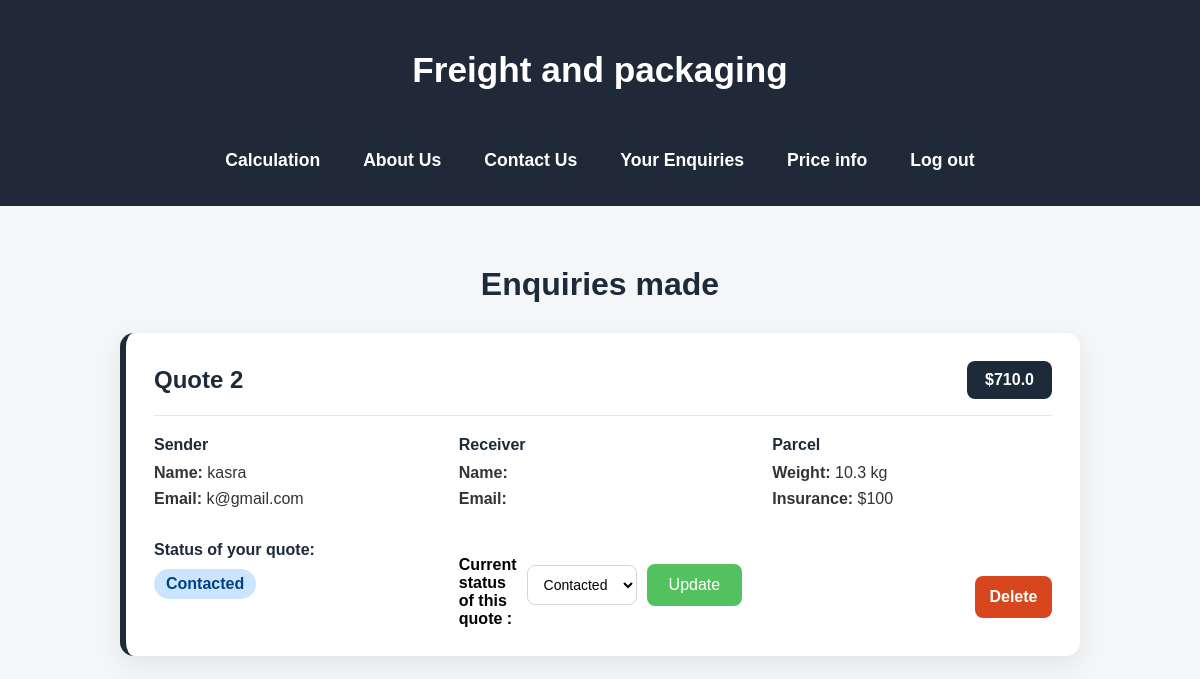
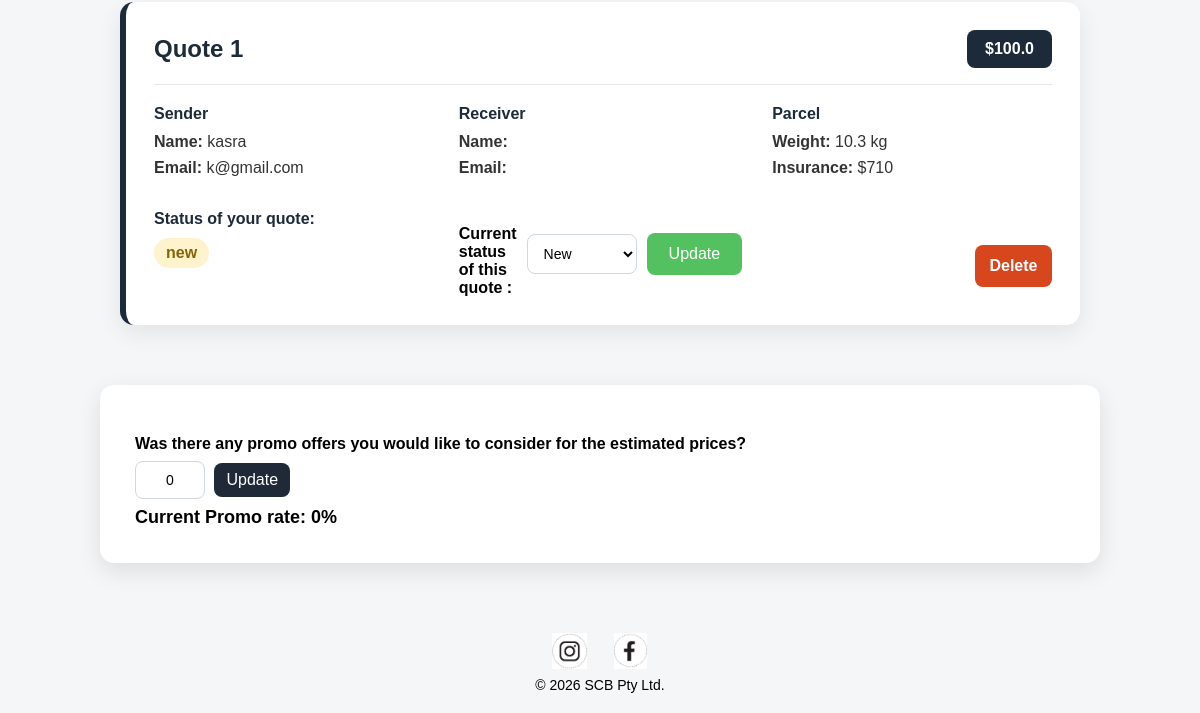
The app's page /admin/dashboard (signed in), older data (2 pictures, top to bottom).
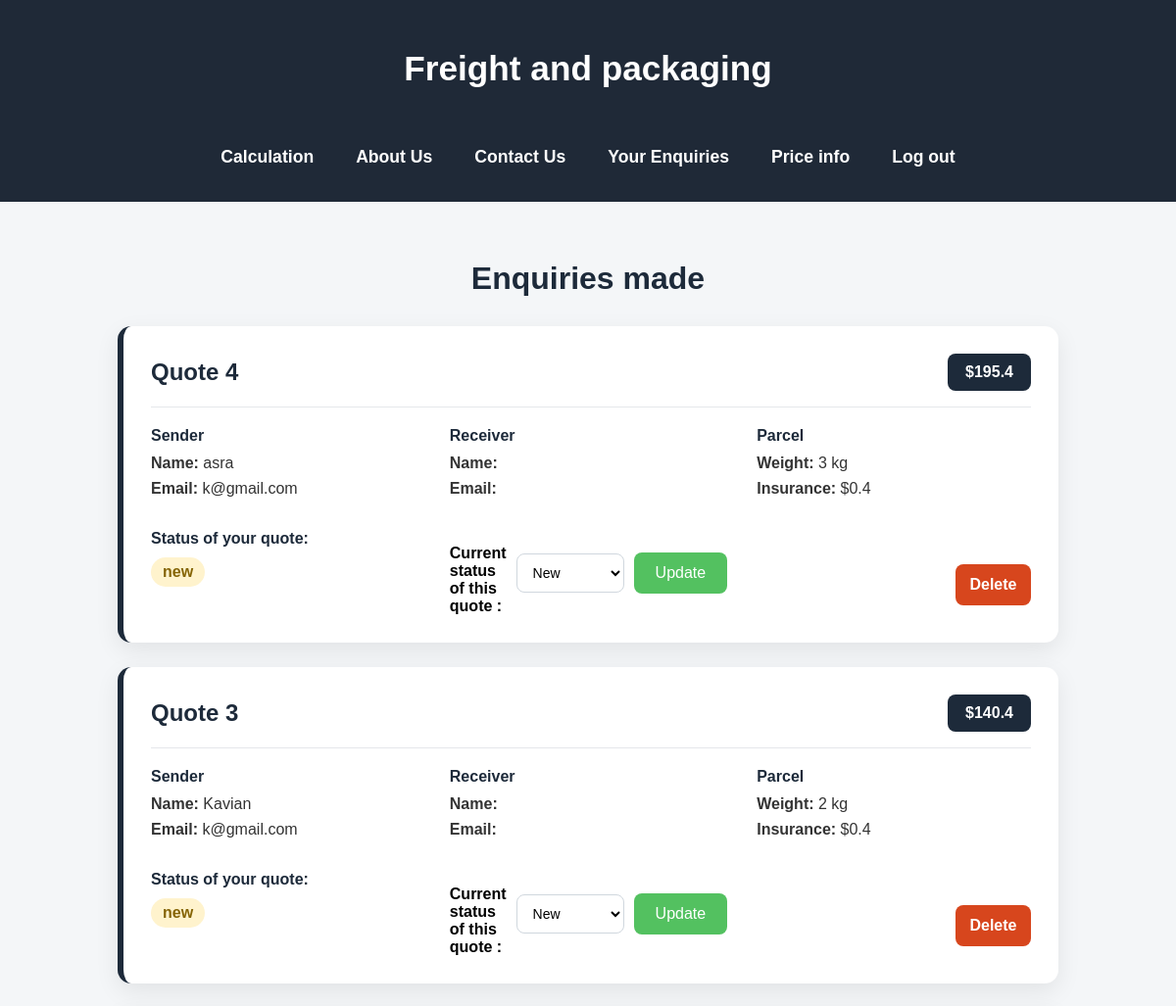
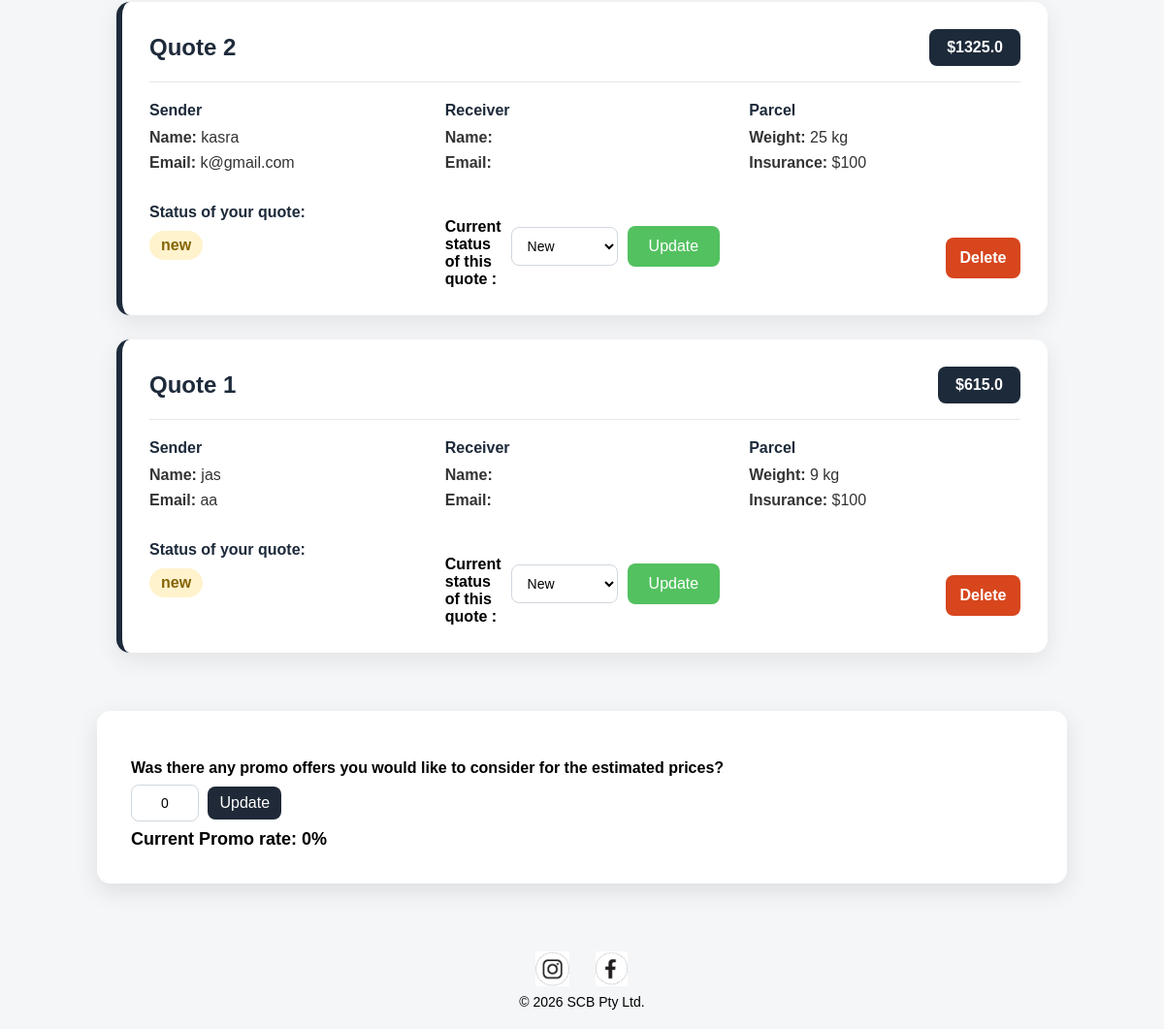
The same page, newer data (2 pictures, top to bottom).
### tables this page shows
CREATE TABLE enquiries (
        id INTEGER PRIMARY KEY AUTOINCREMENT,

        sender_name TEXT,
        sender_email TEXT,
        sender_phone TEXT,
        

        receiver_name TEXT,
        receiver_email TEXT,
        receiver_phone TEXT,
        receiver_address TEXT,

        insurance_price INTEGER,

        weight INTEGER,
        value INTEGER,
        medications INTEGER,
        makeups INTEGER, 
        electronics INTEGER,


        total_price REAL,
        promo INTEGER,
        status TEXT DEFAULT 'new'
    );

### app.py (the view)
@app.route("/admin/dashboard", methods = ["GET"])
def admin_dashboard():
    if not session.get("admin_logged_in"):
        return redirect(url_for("admin_dashboard"))
    all_enquiries = load_enquiries()
    settings = load_settings()
    return render_template("admin.html", enquiries= all_enquiries, promo_rate = settings["promo"])

### app.py (called while the page is built)
def load_settings():
    if not os.path.exists(SETTING_FILE):
        return {"promo" : 0}
    with open(SETTING_FILE, "r") as setfile:
         return json.load(setfile)

def get_connection():
    return sqlite3.connect(DB_FILE)

def load_enquiries():
    connection = get_connection()
    connection.row_factory = sqlite3.Row
    query = """
    SELECT *
    FROM enquiries
    ORDER BY id DESC
    """
    rows = connection.execute(query).fetchall()
    connection.close()
    return [dict(row) for row in rows]

### Templates/admin.html (shortened to what this page needs)
<head>
    <link rel="stylesheet" href="{{ url_for('static', filename='style.css') }}">
</head>
<body>
    <header>
    <nav class="navbar">
    <h1 class="logo">Freight and packaging</h1>
    <ul class="nav-links">
       <li><a href="{{ url_for('home') }}">Calculation</a></li>
       <li><a href="{{ url_for('about') }}">About Us</a></li>
       <li><a href="{{ url_for('contact') }}">Contact Us</a></li>
       <li><a href="{{ url_for('enquiries') }}">Your Enquiries</a></li>
       <li><a href="{{ url_for('info') }}">Price info</a></li>
       <a href="{{ url_for('admin_logout') }}">Log out</a>
   </ul>
   </nav>
</header>
{% if enquiries %}
<section class="enquiries-section">
    <h2>Enquiries made</h2>
    {% for enquiry in enquiries %}
    <div class="enquiry-card">
        <div class="card-header">
            <h3>Quote {{ loop.revindex }}</h3>
            <span>${{ enquiry.total_price }}</span>
        </div>
        <div class="enquiry-grid">
            <div>
                <h4>Sender</h4>
                <p><strong>Name:</strong> {{ enquiry.sender_name }}</p>
                <p><strong>Email:</strong> {{ enquiry.sender_email }}</p>
            </div>
            <div>
                <h4>Receiver</h4>
                <p><strong>Name:</strong> {{ enquiry.receiver_name }}</p>
                <p><strong>Email:</strong> {{ enquiry.receiver_email }}</p>
            </div>
            <div>
                <h4>Parcel</h4>
                <p><strong>Weight:</strong> {{ enquiry.weight }} kg</p>
                <p><strong>Insurance:</strong> ${{ enquiry.insurance_price }}</p>
            </div>
            <div>
                <h4>Status of your quote:</h4>
                <p class="status-badge {{ enquiry.status|lower }}">
                  {{ enquiry.status }}
                </p>
            </div>
           <form action="/update_status/{{ enquiry.id }}" method="POST" class = "status-form">
               <label> Current status of this quote :</label>
               <select name="status" class="status-select">
                   <option value="New" {% if enquiry.status == "New" %}selected{% endif %}>New</option>
                   <option value="Contacted" {% if enquiry.status == "Contacted" %}selected{% endif %}>Contacted</option>
               </select>
                <button type ="submit" class="submit-btn">Update</button>
           </form>
        <form action="/delete_enquiry/{{ enquiry.id }}" method="POST">
          <button type="submit" class="delete-btn">Delete</button>
        </form>
    </div>
</div>
    {% endfor %}
</section>
{% endif %}
    <form class = "promo-box" method="POST" action="/update_promo" id="promorate">
     <label>Was there any promo offers you would like to consider for the estimated prices?</label>
       <input class="promo-rate" name="promo" id="promo-rate" type="text" value = "{{ promo_rate }}">
        <button type="submit">Update</button>
        <h5 class ="promo-header">Current Promo rate: {{ promo_rate}}% </h5>
    </form>
</body>
<footer class="footer-content">
    <div class="social-links">
        <a href="https://www.instagram.com/p/DY8IT-4Go0_/" target="_blank">
            <img src="{{ url_for('static', filename='instagram.png') }}" alt="instagram-link">
        </a>
        <a href="https://www.facebook.com/p/Southern-Cross-Beam-Pty-Ltd-61577005209085/" target="_blank">
            <img src="{{ url_for('static', filename='facebook.png') }}" alt="facebook-link">
        </a>
    </div>
    <p>© 2026 SCB Pty Ltd.</p>
</footer>
</body>
</html>

### static/style.css (style rules this page uses)
* { margin:0; padding:0; box-sizing:border-box; }
.navbar { background-color:#1f2937; padding:25px 50px; }
.nav-links { display:flex; justify-content:center; align-items:center; gap:50px; list-style:none; }
.nav-links a { text-decoration:none; color:white; font-size: 1.1rem; font-weight:600; padding:12px 18px; border-radius:8px; transition:0.3s; }
.navbar { display:flex; justify-content:space-between; align-items:center; background-color:#1f2937; padding:25px 60px; }
.logo { color:white; font-size:2rem; }
body { margin: 0; font-family: Arial, sans-serif; background: #f4f6f8; }
header h1 { text-align: center; padding: 25px; font-size: 2.2rem; }
form { max-width: 1000px; margin: 40px auto; background: white; padding: 35px; border-radius: 14px; box-shadow: 0 8px 25px rgba(0,0,0,0.1); }
label { display: block; margin-top: 15px; font-weight: bold; }
input { width: 100%; padding: 13px; margin-top: 6px; border: 1px solid #ccc; border-radius: 8px; font-size: 1rem; }
button { padding: 12px 22px; border: none; border-radius: 8px; background: #1f2937; color: white; font-size: 1rem; cursor: pointer; margin: 10px 5px 10px 0; }
.submit-btn { background-color:rgb(83, 193, 96) }
.footer-content { width: 100%; text-align: center; margin-top: 50px; padding: 20px 0; }
.social-links { display: flex; justify-content: center; align-items: center; gap: 25px; margin-bottom: 8px; }
.social-links a { display: flex; justify-content: center; align-items: center; }
.social-links img { width: 36px; height: 36px; object-fit: contain; display: block; }
.footer-content p { margin: 0; font-size: 14px; text-align: center; }
.enquiries-section { width: 80%; margin: 60px auto; }
.enquiries-section h2 { text-align: center; color: #1d2a3a; font-size: 32px; margin-bottom: 30px; }
.enquiry-card { background: #ffffff; border-radius: 14px; padding: 28px; margin-bottom: 25px; box-shadow: 0 8px 25px rgba(0, 0, 0, 0.08); border-left: 6px solid #1d2a3a; }
.card-header { display: flex; justify-content: space-between; align-items: center; border-bottom: 1px solid #e5e7eb; padding-bottom: 16px; margin-bottom: 20px; }
.card-header h3 { color: #1d2a3a; font-size: 24px; }
.card-header span { background: #1d2a3a; color: white; padding: 10px 18px; border-radius: 8px; font-weight: 700; }
.enquiry-grid { display: grid; grid-template-columns: repeat(3, 1fr); gap: 25px; }
.enquiry-grid form:last-child { grid-column: 3; justify-self: end; align-self: end; background: transparent; box-shadow: none; padding: 0; margin: 0; width: auto; }
.enquiry-grid h4 { color: #1d2a3a; margin-bottom: 10px; }
.enquiry-grid p { color: #333; margin-bottom: 8px; }
.status-badge { display: inline-block; padding: 6px 12px; border-radius: 20px; font-weight: bold; }
.status-badge.new { background-color: #fff3cd; color: #856404; }
.promo-box { margin-top: 15px; }
.promo-rate { width: 70px; padding: 8px; border: 1px solid #888; border-radius: 5px; font-size: 14px; text-align: center; }
.promo-box button { padding: 8px 12px; margin-left: 5px; }
.promo-header { font-size: 18px; font-weight: bold }
.status-form { grid-column: 2; grid-row: 2; justify-self: start; align-self: start; display: flex; align-items: center; gap: 10px; margin: 0; padding: 0; width: auto; background: transparent; box-shadow: none; }
.status-select, .promo-rate { padding: 10px 12px; border: 1px solid #d0d7de; border-radius: 8px; font-size: 14px; background: white; }
.navbar { display: flex; flex-wrap: wrap; justify-content: center; align-items: center; gap: 25px; padding: 25px 5%; }
.logo { font-size: clamp(1.5rem, 4vw, 2.2rem); text-align: center; }
.nav-links { display: flex; flex-wrap: wrap; justify-content: center; align-items: center; gap: 15px; }
.nav-links a { font-size: clamp(0.9rem, 2vw, 1.1rem); padding: 10px 14px; text-align: center; }
.delete-btn { width: 100%; margin-top: 14px; padding: 12px; border: none; border-radius: 8px; background: #d7461d; color: rgb(255, 255, 255); font-weight: 700; cursor: pointer; }

Row changes from the older to the newer data that the page shows:
removed enquiries: total_price "710.0", sender_name "kasra", sender_email "k@gmail.com", weight "10.3", insurance_price "100", status "Contacted"
removed enquiries: total_price "100.0", sender_name "kasra", sender_email "k@gmail.com", weight "10.3", insurance_price "710", status "new"
added enquiries: total_price "195.4", sender_name "asra", sender_email "k@gmail.com", weight "3", insurance_price "0.4", status "new"
added enquiries: total_price "140.4", sender_name "Kavian", sender_email "k@gmail.com", weight "2", insurance_price "0.4", status "new"
added enquiries: total_price "1325.0", sender_name "kasra", sender_email "k@gmail.com", weight "25", insurance_price "100", status "new"
added enquiries: total_price "615.0", sender_name "jas", sender_email "aa", weight "9", insurance_price "100", status "new"
